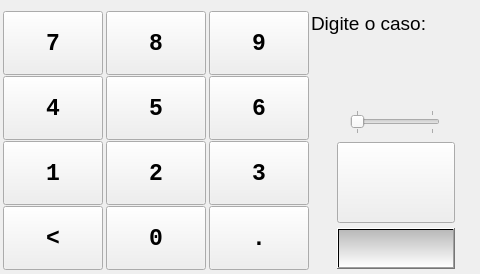
<?xml version="1.0" encoding="UTF-8"?>
<ui version="4.0">
 <class>FastPicMainWindow</class>
 <widget class="QWidget" name="FastPicMainWindow">
  <property name="windowModality">
   <enum>Qt::ApplicationModal</enum>
  </property>
  <property name="geometry">
   <rect>
    <x>0</x>
    <y>0</y>
    <width>480</width>
    <height>274</height>
   </rect>
  </property>
  <property name="windowTitle">
   <string notr="true">FastPic</string>
  </property>
  <widget class="QWidget" name="gridLayoutWidget">
   <property name="geometry">
    <rect>
     <x>2</x>
     <y>10</y>
     <width>311</width>
     <height>261</height>
    </rect>
   </property>
   <layout class="QGridLayout" name="gridLayout">
    <property name="horizontalSpacing">
     <number>2</number>
    </property>
    <property name="verticalSpacing">
     <number>0</number>
    </property>
    <item row="1" column="1">
     <widget class="QPushButton" name="btnNumKeyFive">
      <property name="sizePolicy">
       <sizepolicy hsizetype="Fixed" vsizetype="Fixed">
        <horstretch>0</horstretch>
        <verstretch>0</verstretch>
       </sizepolicy>
      </property>
      <property name="minimumSize">
       <size>
        <width>100</width>
        <height>64</height>
       </size>
      </property>
      <property name="font">
       <font>
        <family>Lucida Console</family>
        <pointsize>17</pointsize>
        <weight>75</weight>
        <bold>true</bold>
       </font>
      </property>
      <property name="text">
       <string>5</string>
      </property>
     </widget>
    </item>
    <item row="0" column="2">
     <widget class="QPushButton" name="btnNumKeyNine">
      <property name="sizePolicy">
       <sizepolicy hsizetype="Fixed" vsizetype="Fixed">
        <horstretch>0</horstretch>
        <verstretch>0</verstretch>
       </sizepolicy>
      </property>
      <property name="minimumSize">
       <size>
        <width>100</width>
        <height>64</height>
       </size>
      </property>
      <property name="font">
       <font>
        <family>Lucida Console</family>
        <pointsize>17</pointsize>
        <weight>75</weight>
        <bold>true</bold>
       </font>
      </property>
      <property name="text">
       <string>9</string>
      </property>
     </widget>
    </item>
    <item row="2" column="1">
     <widget class="QPushButton" name="btnNumKeyTwo">
      <property name="sizePolicy">
       <sizepolicy hsizetype="Fixed" vsizetype="Fixed">
        <horstretch>0</horstretch>
        <verstretch>0</verstretch>
       </sizepolicy>
      </property>
      <property name="minimumSize">
       <size>
        <width>100</width>
        <height>64</height>
       </size>
      </property>
      <property name="font">
       <font>
        <family>Lucida Console</family>
        <pointsize>17</pointsize>
        <weight>75</weight>
        <bold>true</bold>
       </font>
      </property>
      <property name="text">
       <string>2</string>
      </property>
     </widget>
    </item>
    <item row="2" column="2">
     <widget class="QPushButton" name="btnNumKeyThree">
      <property name="sizePolicy">
       <sizepolicy hsizetype="Fixed" vsizetype="Fixed">
        <horstretch>0</horstretch>
        <verstretch>0</verstretch>
       </sizepolicy>
      </property>
      <property name="minimumSize">
       <size>
        <width>100</width>
        <height>64</height>
       </size>
      </property>
      <property name="font">
       <font>
        <family>Lucida Console</family>
        <pointsize>17</pointsize>
        <weight>75</weight>
        <bold>true</bold>
       </font>
      </property>
      <property name="text">
       <string>3</string>
      </property>
     </widget>
    </item>
    <item row="2" column="0">
     <widget class="QPushButton" name="btnNumKeyOne">
      <property name="sizePolicy">
       <sizepolicy hsizetype="Fixed" vsizetype="Fixed">
        <horstretch>0</horstretch>
        <verstretch>0</verstretch>
       </sizepolicy>
      </property>
      <property name="minimumSize">
       <size>
        <width>100</width>
        <height>64</height>
       </size>
      </property>
      <property name="font">
       <font>
        <family>Lucida Console</family>
        <pointsize>17</pointsize>
        <weight>75</weight>
        <bold>true</bold>
       </font>
      </property>
      <property name="text">
       <string>1</string>
      </property>
     </widget>
    </item>
    <item row="0" column="1">
     <widget class="QPushButton" name="btnNumKeyEight">
      <property name="sizePolicy">
       <sizepolicy hsizetype="Fixed" vsizetype="Fixed">
        <horstretch>0</horstretch>
        <verstretch>0</verstretch>
       </sizepolicy>
      </property>
      <property name="minimumSize">
       <size>
        <width>100</width>
        <height>64</height>
       </size>
      </property>
      <property name="font">
       <font>
        <family>Lucida Console</family>
        <pointsize>17</pointsize>
        <weight>75</weight>
        <bold>true</bold>
       </font>
      </property>
      <property name="text">
       <string>8</string>
      </property>
     </widget>
    </item>
    <item row="1" column="2">
     <widget class="QPushButton" name="btnNumKeySix">
      <property name="sizePolicy">
       <sizepolicy hsizetype="Fixed" vsizetype="Fixed">
        <horstretch>0</horstretch>
        <verstretch>0</verstretch>
       </sizepolicy>
      </property>
      <property name="minimumSize">
       <size>
        <width>100</width>
        <height>64</height>
       </size>
      </property>
      <property name="font">
       <font>
        <family>Lucida Console</family>
        <pointsize>17</pointsize>
        <weight>75</weight>
        <bold>true</bold>
       </font>
      </property>
      <property name="text">
       <string>6</string>
      </property>
     </widget>
    </item>
    <item row="0" column="0">
     <widget class="QPushButton" name="btnNumKeySeven">
      <property name="sizePolicy">
       <sizepolicy hsizetype="Fixed" vsizetype="Fixed">
        <horstretch>0</horstretch>
        <verstretch>0</verstretch>
       </sizepolicy>
      </property>
      <property name="minimumSize">
       <size>
        <width>100</width>
        <height>64</height>
       </size>
      </property>
      <property name="font">
       <font>
        <family>Lucida Console</family>
        <pointsize>17</pointsize>
        <weight>75</weight>
        <bold>true</bold>
       </font>
      </property>
      <property name="text">
       <string>7</string>
      </property>
     </widget>
    </item>
    <item row="1" column="0">
     <widget class="QPushButton" name="btnNumKeyFour">
      <property name="sizePolicy">
       <sizepolicy hsizetype="Fixed" vsizetype="Fixed">
        <horstretch>0</horstretch>
        <verstretch>0</verstretch>
       </sizepolicy>
      </property>
      <property name="minimumSize">
       <size>
        <width>100</width>
        <height>64</height>
       </size>
      </property>
      <property name="font">
       <font>
        <family>Lucida Console</family>
        <pointsize>17</pointsize>
        <weight>75</weight>
        <bold>true</bold>
       </font>
      </property>
      <property name="text">
       <string>4</string>
      </property>
     </widget>
    </item>
    <item row="3" column="0">
     <widget class="QPushButton" name="btnNumKeyBackspace">
      <property name="sizePolicy">
       <sizepolicy hsizetype="Fixed" vsizetype="Fixed">
        <horstretch>0</horstretch>
        <verstretch>0</verstretch>
       </sizepolicy>
      </property>
      <property name="minimumSize">
       <size>
        <width>100</width>
        <height>64</height>
       </size>
      </property>
      <property name="font">
       <font>
        <family>Lucida Console</family>
        <pointsize>17</pointsize>
        <weight>75</weight>
        <bold>true</bold>
       </font>
      </property>
      <property name="text">
       <string>&lt;</string>
      </property>
     </widget>
    </item>
    <item row="3" column="1">
     <widget class="QPushButton" name="btnNumKeyZero">
      <property name="sizePolicy">
       <sizepolicy hsizetype="Fixed" vsizetype="Fixed">
        <horstretch>0</horstretch>
        <verstretch>0</verstretch>
       </sizepolicy>
      </property>
      <property name="minimumSize">
       <size>
        <width>100</width>
        <height>64</height>
       </size>
      </property>
      <property name="font">
       <font>
        <family>Lucida Console</family>
        <pointsize>17</pointsize>
        <weight>75</weight>
        <bold>true</bold>
       </font>
      </property>
      <property name="text">
       <string>0</string>
      </property>
     </widget>
    </item>
    <item row="3" column="2">
     <widget class="QPushButton" name="btnNumKeyDot">
      <property name="sizePolicy">
       <sizepolicy hsizetype="Fixed" vsizetype="Fixed">
        <horstretch>0</horstretch>
        <verstretch>0</verstretch>
       </sizepolicy>
      </property>
      <property name="minimumSize">
       <size>
        <width>100</width>
        <height>64</height>
       </size>
      </property>
      <property name="font">
       <font>
        <family>Lucida Console</family>
        <pointsize>17</pointsize>
        <weight>75</weight>
        <bold>true</bold>
       </font>
      </property>
      <property name="text">
       <string>.</string>
      </property>
     </widget>
    </item>
   </layout>
  </widget>
  <widget class="QLabel" name="lblEnterCaseId">
   <property name="geometry">
    <rect>
     <x>311</x>
     <y>10</y>
     <width>157</width>
     <height>26</height>
    </rect>
   </property>
   <property name="font">
    <font>
     <pointsize>14</pointsize>
     <weight>50</weight>
     <bold>false</bold>
    </font>
   </property>
   <property name="text">
    <string>Digite o caso:</string>
   </property>
   <property name="textInteractionFlags">
    <set>Qt::NoTextInteraction</set>
   </property>
  </widget>
  <widget class="QLabel" name="lblCaseId">
   <property name="geometry">
    <rect>
     <x>312</x>
     <y>36</y>
     <width>168</width>
     <height>40</height>
    </rect>
   </property>
   <property name="font">
    <font>
     <family>Lucida Console</family>
     <pointsize>14</pointsize>
     <weight>75</weight>
     <bold>true</bold>
    </font>
   </property>
   <property name="styleSheet">
    <string notr="true">color: rgb(0, 85, 255);</string>
   </property>
   <property name="text">
    <string notr="true"/>
   </property>
   <property name="textFormat">
    <enum>Qt::AutoText</enum>
   </property>
   <property name="alignment">
    <set>Qt::AlignLeading|Qt::AlignLeft|Qt::AlignVCenter</set>
   </property>
  </widget>
  <widget class="QLabel" name="lblStatus">
   <property name="geometry">
    <rect>
     <x>311</x>
     <y>78</y>
     <width>168</width>
     <height>24</height>
    </rect>
   </property>
   <property name="font">
    <font>
     <pointsize>10</pointsize>
    </font>
   </property>
   <property name="text">
    <string/>
   </property>
  </widget>
  <widget class="QPushButton" name="btnCamAction">
   <property name="geometry">
    <rect>
     <x>337</x>
     <y>142</y>
     <width>118</width>
     <height>81</height>
    </rect>
   </property>
   <property name="styleSheet">
    <string notr="true">border-color: rgb(0, 0, 0);</string>
   </property>
   <property name="text">
    <string/>
   </property>
   <property name="icon">
    <iconset>
     <activeon>camera-pi.png</activeon>
    </iconset>
   </property>
   <property name="iconSize">
    <size>
     <width>143</width>
     <height>75</height>
    </size>
   </property>
  </widget>
  <widget class="QPushButton" name="btnDetailsForm">
   <property name="geometry">
    <rect>
     <x>337</x>
     <y>228</y>
     <width>118</width>
     <height>41</height>
    </rect>
   </property>
   <property name="autoFillBackground">
    <bool>false</bool>
   </property>
   <property name="styleSheet">
    <string notr="true">background-color: qlineargradient(spread:pad, x1:0, y1:1, x2:0, y2:0, stop:0 rgba(255, 255, 255, 255), stop:1 rgba(185, 185, 185, 255));</string>
   </property>
   <property name="text">
    <string/>
   </property>
   <property name="icon">
    <iconset>
     <activeon>icon-tag.png</activeon>
    </iconset>
   </property>
   <property name="iconSize">
    <size>
     <width>35</width>
     <height>35</height>
    </size>
   </property>
  </widget>
  <widget class="QSlider" name="sliderCamSwitch">
   <property name="geometry">
    <rect>
     <x>350</x>
     <y>110</y>
     <width>90</width>
     <height>24</height>
    </rect>
   </property>
   <property name="maximum">
    <number>1</number>
   </property>
   <property name="pageStep">
    <number>1</number>
   </property>
   <property name="orientation">
    <enum>Qt::Horizontal</enum>
   </property>
   <property name="invertedAppearance">
    <bool>false</bool>
   </property>
   <property name="invertedControls">
    <bool>false</bool>
   </property>
   <property name="tickPosition">
    <enum>QSlider::TicksBothSides</enum>
   </property>
   <property name="tickInterval">
    <number>1</number>
   </property>
  </widget>
 </widget>
 <resources/>
 <connections/>
</ui>
